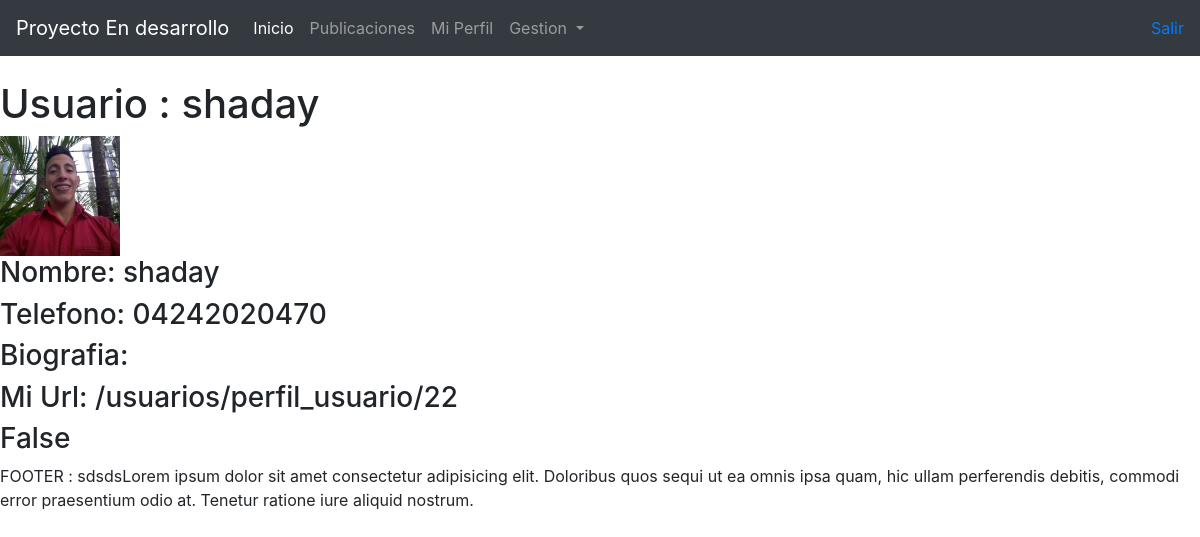
The page /usuarios/perfil_usuario/2 on the database its author committed.
### usuarios/models.py (models this page shows)
class Usuarios(AbstractUser):
    first_name=None
    last_name=None
    id = models.AutoField(primary_key=True)
    telefono = models.CharField(max_length=100, blank=True, null=True)
    imagen_perfil = models.ImageField(upload_to ='usuarios/perfil/',null=True)
    biografia = models.TextField(blank=True)
    url_perfil = models.CharField(max_length=200, null=True)
    ultima_modificacion = models.DateTimeField(auto_now=True)
    def __str__(self):
        return self.username
    class Meta:
        verbose_name = 'Usuario'
        verbose_name_plural = 'Usuarios'

### usuarios/views.py (the view)
# urls.py: path('perfil_usuario/<id_perfil>', Perfil_Usuario, name='perfil_usuario'),
def Perfil_Usuario(request,id_perfil):
    esIgual=False
    perfil_usuario=Usuarios.objects.get(id=id_perfil)
    print("perfil del usuario al que entraras: ",perfil_usuario," y su id es:", perfil_usuario.id," tu id de usuario es:",request.user.id)
    if perfil_usuario.id == request.user.id:
        esIgual=True
    else:
        esIgual=False
    print(perfil_usuario)
    contexto={'MiUsuario':perfil_usuario,'PerfilPersonal':esIgual}
    return render(request,"usuarios/perfil_usuario.html",contexto)

### usuarios/templates/usuarios/perfil_usuario.html (shortened to what this page needs)
{% extends "base.html" %}
{% load static %}
{% block contenidoPrincipal %}
<br>
<h1>Usuario : {{MiUsuario.username}}</h1>
{% if MiUsuario.imagen_perfil %}
    <img src="{{MiUsuario.imagen_perfil.url}}" alt="" width="10%">
{% endif %}
<br>
<h3>Nombre: {{MiUsuario.username}}</h3>
<h3>Telefono: {{MiUsuario.telefono}}</h3>
<h3>Biografia: {{MiUsuario.biografia}}</h3>
<h3>Mi Url: {{MiUsuario.url_perfil}}{{MiUsuario.id}}</h3>
<h3>{{PerfilPersonal}}</h3>
{% endblock %}

### rows shown on the page
Usuarios: username "shaday", imagen_perfil (picture), telefono "04242020470", url_perfil "/usuarios/perfil_usuario/2", id "2"

### other values the page prints
{{ PerfilPersonal }} "False"
